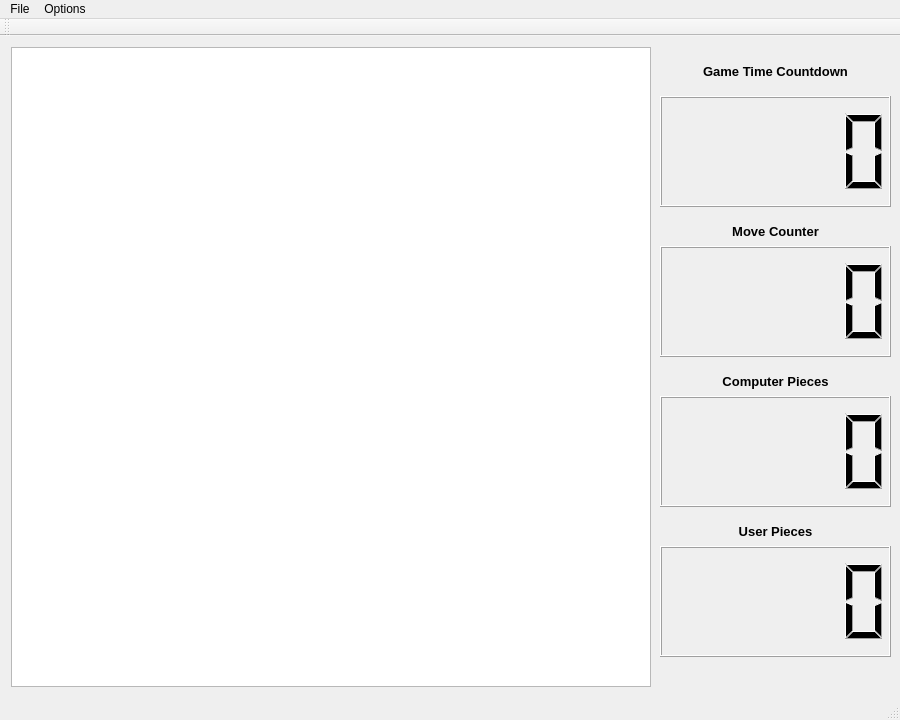
<?xml version="1.0" encoding="UTF-8"?>
<ui version="4.0">
 <class>MainWindow</class>
 <widget class="QMainWindow" name="MainWindow">
  <property name="geometry">
   <rect>
    <x>0</x>
    <y>0</y>
    <width>900</width>
    <height>720</height>
   </rect>
  </property>
  <property name="windowTitle">
   <string>CheckersMaster</string>
  </property>
  <widget class="QWidget" name="centralWidget">
   <widget class="QGraphicsView" name="graphicsView">
    <property name="enabled">
     <bool>true</bool>
    </property>
    <property name="geometry">
     <rect>
      <x>11</x>
      <y>11</y>
      <width>640</width>
      <height>640</height>
     </rect>
    </property>
    <property name="sizePolicy">
     <sizepolicy hsizetype="Fixed" vsizetype="Fixed">
      <horstretch>0</horstretch>
      <verstretch>0</verstretch>
     </sizepolicy>
    </property>
    <property name="minimumSize">
     <size>
      <width>640</width>
      <height>640</height>
     </size>
    </property>
    <property name="verticalScrollBarPolicy">
     <enum>Qt::ScrollBarAlwaysOff</enum>
    </property>
    <property name="horizontalScrollBarPolicy">
     <enum>Qt::ScrollBarAlwaysOff</enum>
    </property>
   </widget>
   <widget class="QLCDNumber" name="lcdNumber">
    <property name="geometry">
     <rect>
      <x>660</x>
      <y>60</y>
      <width>231</width>
      <height>111</height>
     </rect>
    </property>
   </widget>
   <widget class="QLabel" name="label">
    <property name="geometry">
     <rect>
      <x>660</x>
      <y>20</y>
      <width>231</width>
      <height>31</height>
     </rect>
    </property>
    <property name="text">
     <string>&lt;html&gt;&lt;head/&gt;&lt;body&gt;&lt;p align=&quot;center&quot;&gt;&lt;span style=&quot; font-size:10pt; font-weight:600;&quot;&gt;Game Time Countdown&lt;/span&gt;&lt;/p&gt;&lt;/body&gt;&lt;/html&gt;</string>
    </property>
   </widget>
   <widget class="QLCDNumber" name="lcdNumber_2">
    <property name="geometry">
     <rect>
      <x>660</x>
      <y>210</y>
      <width>231</width>
      <height>111</height>
     </rect>
    </property>
   </widget>
   <widget class="QLabel" name="label_2">
    <property name="geometry">
     <rect>
      <x>660</x>
      <y>180</y>
      <width>231</width>
      <height>31</height>
     </rect>
    </property>
    <property name="text">
     <string>&lt;html&gt;&lt;head/&gt;&lt;body&gt;&lt;p align=&quot;center&quot;&gt;&lt;span style=&quot; font-size:10pt; font-weight:600;&quot;&gt;Move Counter&lt;/span&gt;&lt;/p&gt;&lt;/body&gt;&lt;/html&gt;</string>
    </property>
   </widget>
   <widget class="QLCDNumber" name="lcdNumber_3">
    <property name="geometry">
     <rect>
      <x>660</x>
      <y>360</y>
      <width>231</width>
      <height>111</height>
     </rect>
    </property>
   </widget>
   <widget class="QLabel" name="label_3">
    <property name="geometry">
     <rect>
      <x>660</x>
      <y>330</y>
      <width>231</width>
      <height>31</height>
     </rect>
    </property>
    <property name="text">
     <string>&lt;html&gt;&lt;head/&gt;&lt;body&gt;&lt;p align=&quot;center&quot;&gt;&lt;span style=&quot; font-size:10pt; font-weight:600;&quot;&gt;Computer Pieces&lt;/span&gt;&lt;/p&gt;&lt;/body&gt;&lt;/html&gt;</string>
    </property>
   </widget>
   <widget class="QLCDNumber" name="lcdNumber_4">
    <property name="geometry">
     <rect>
      <x>660</x>
      <y>510</y>
      <width>231</width>
      <height>111</height>
     </rect>
    </property>
   </widget>
   <widget class="QLabel" name="label_4">
    <property name="geometry">
     <rect>
      <x>660</x>
      <y>480</y>
      <width>231</width>
      <height>31</height>
     </rect>
    </property>
    <property name="text">
     <string>&lt;html&gt;&lt;head/&gt;&lt;body&gt;&lt;p align=&quot;center&quot;&gt;&lt;span style=&quot; font-size:10pt; font-weight:600;&quot;&gt;User Pieces&lt;/span&gt;&lt;/p&gt;&lt;/body&gt;&lt;/html&gt;</string>
    </property>
   </widget>
  </widget>
  <widget class="QMenuBar" name="menuBar">
   <property name="geometry">
    <rect>
     <x>0</x>
     <y>0</y>
     <width>900</width>
     <height>21</height>
    </rect>
   </property>
   <widget class="QMenu" name="menuFile">
    <property name="title">
     <string>File</string>
    </property>
    <addaction name="actionNew_Game"/>
    <addaction name="actionSave_Game"/>
    <addaction name="actionLoad_Game"/>
    <addaction name="actionForfeit"/>
    <addaction name="actionExit"/>
   </widget>
   <widget class="QMenu" name="menuOptions">
    <property name="title">
     <string>Options</string>
    </property>
    <widget class="QMenu" name="menuDifficulty">
     <property name="title">
      <string>Difficulty</string>
     </property>
     <addaction name="actionEasy"/>
     <addaction name="actionHard"/>
     <addaction name="actionHard_2"/>
    </widget>
    <widget class="QMenu" name="menuAudio">
     <property name="title">
      <string>BGM</string>
     </property>
     <addaction name="actionOn"/>
     <addaction name="actionOff"/>
    </widget>
    <widget class="QMenu" name="menuColour">
     <property name="title">
      <string>Color</string>
     </property>
     <addaction name="actionBlack"/>
     <addaction name="actionRed"/>
    </widget>
    <widget class="QMenu" name="menuTimer">
     <property name="title">
      <string>Timer</string>
     </property>
     <addaction name="action1_min"/>
     <addaction name="action5_min"/>
     <addaction name="action10_min"/>
     <addaction name="actionOn_2"/>
     <addaction name="actionOff_2"/>
    </widget>
    <addaction name="menuDifficulty"/>
    <addaction name="menuAudio"/>
    <addaction name="menuColour"/>
    <addaction name="menuTimer"/>
    <addaction name="separator"/>
    <addaction name="actionBlack_Magic"/>
   </widget>
   <addaction name="menuFile"/>
   <addaction name="menuOptions"/>
  </widget>
  <widget class="QToolBar" name="mainToolBar">
   <attribute name="toolBarArea">
    <enum>TopToolBarArea</enum>
   </attribute>
   <attribute name="toolBarBreak">
    <bool>false</bool>
   </attribute>
  </widget>
  <widget class="QStatusBar" name="statusBar"/>
  <action name="actionNew_Game">
   <property name="text">
    <string>New Game</string>
   </property>
  </action>
  <action name="actionExit">
   <property name="text">
    <string>Exit</string>
   </property>
  </action>
  <action name="actionBlack_Magic">
   <property name="text">
    <string>Black Magic</string>
   </property>
  </action>
  <action name="actionEasy">
   <property name="text">
    <string>Easy</string>
   </property>
  </action>
  <action name="actionHard">
   <property name="text">
    <string>Normal</string>
   </property>
  </action>
  <action name="actionOn">
   <property name="text">
    <string>On</string>
   </property>
  </action>
  <action name="actionOff">
   <property name="text">
    <string>Off</string>
   </property>
  </action>
  <action name="actionBlack">
   <property name="text">
    <string>Black</string>
   </property>
  </action>
  <action name="actionRed">
   <property name="text">
    <string>Red</string>
   </property>
  </action>
  <action name="actionLoad_Game">
   <property name="text">
    <string>Load Game</string>
   </property>
  </action>
  <action name="actionSave_Game">
   <property name="text">
    <string>Save Game</string>
   </property>
  </action>
  <action name="actionForfeit">
   <property name="text">
    <string>Forfeit</string>
   </property>
  </action>
  <action name="actionHard_2">
   <property name="text">
    <string>Hard</string>
   </property>
  </action>
  <action name="actionOn_2">
   <property name="text">
    <string>15 min</string>
   </property>
  </action>
  <action name="actionOff_2">
   <property name="text">
    <string>Off</string>
   </property>
  </action>
  <action name="action5_min">
   <property name="text">
    <string>5 min</string>
   </property>
  </action>
  <action name="action10_min">
   <property name="text">
    <string>10 min</string>
   </property>
  </action>
  <action name="action1_min">
   <property name="text">
    <string>1 min</string>
   </property>
  </action>
 </widget>
 <layoutdefault spacing="6" margin="11"/>
 <resources/>
 <connections/>
</ui>
